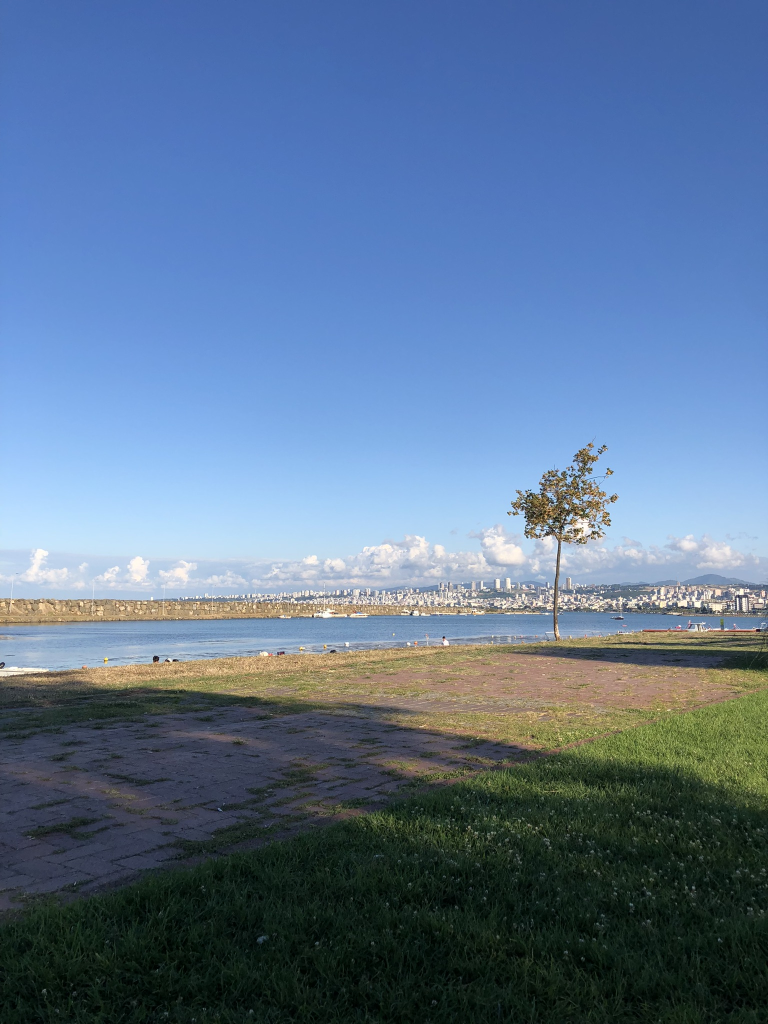
#> input picture cimen.JPEG, 1536 x 2048 px (shown at 1/2 size)
$ python ders6.py
#> lines starting #> are read from the running program, lines starting #| are printed output that depends on the picture
import numpy as np
import cv2

img = cv2.imread("cimen.JPEG")
#> img is the input picture: shape (2048, 1536, 3); mean B, G, R 146.7, 116.6, 92.1
img = cv2.resize(img, (500, 750)) #Boyutlandırma
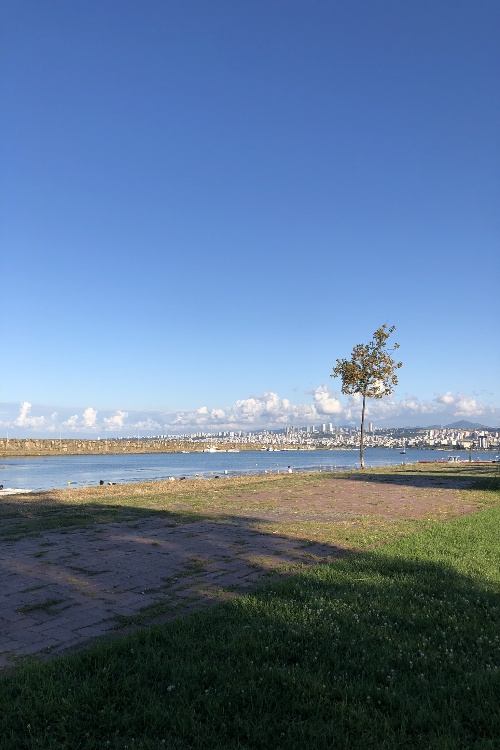
#> img: shape (750, 500, 3); mean B, G, R 146.6, 116.5, 92
cv2.imshow('Orijinal',img)


'''HİSTOGRAM'''
'''
Bir görüntünün histogramı, o görüntü hakkında önemli bilgiler verir.
Bunlar:
• Koyu (Karanlık) bir görüntünün histogram grafiğinin düşük gri seviye bölgesine yığılacağı açıktır.
• Parlak (Açık renk) düzgün bir görüntünün histogram grafiğinin büyük gri seviye bölgesine yığılacağı açıktır.
• Eğer histogram bir bölgeye yığılmış ise ( yani gri seviye ekseninin belirli bir bölgesine) bu görüntünün kontrastı kötüdür denir.
• İyi kontraslı bir resmin histogram grafiği tüm gri seviye değerlerine eşit yayılmış olduğunu açıklar.
'''

'''HİSTOGRAM EŞİTLEME'''


cv2.waitKey(0)

$ run again, with sahil.JPEG copied over cimen.JPEG
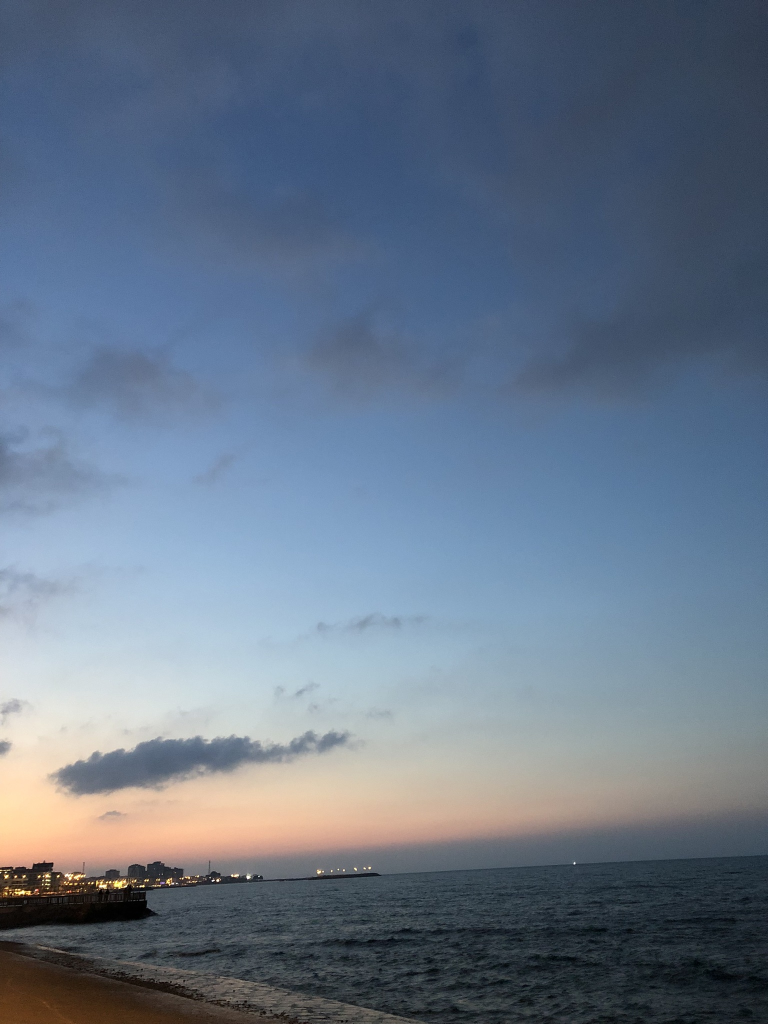
#> input picture sahil.JPEG, 1536 x 2048 px (shown at 1/2 size)
#> img is the input picture: shape (2048, 1536, 3); mean B, G, R 136.5, 117.6, 103
#> `img = cv2.resize(img, (500, 750))`:
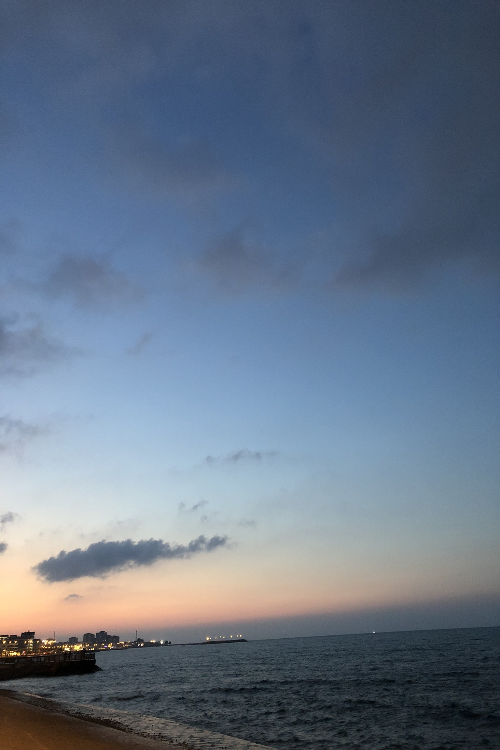
#> img: shape (750, 500, 3); mean B, G, R 136.4, 117.5, 102.9

$ run again, with t-a.JPEG copied over cimen.JPEG
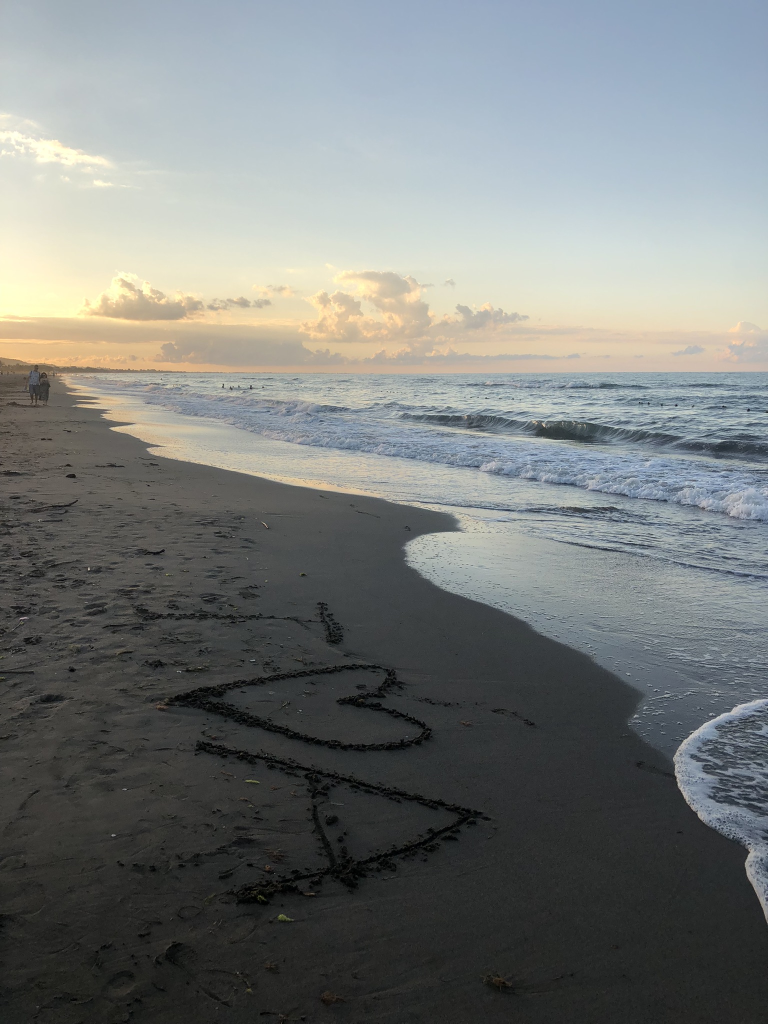
#> input picture t-a.JPEG, 1536 x 2048 px (shown at 1/2 size)
#> img is the input picture: shape (2048, 1536, 3); mean B, G, R 122.4, 123.7, 120.1
#> `img = cv2.resize(img, (500, 750))`:
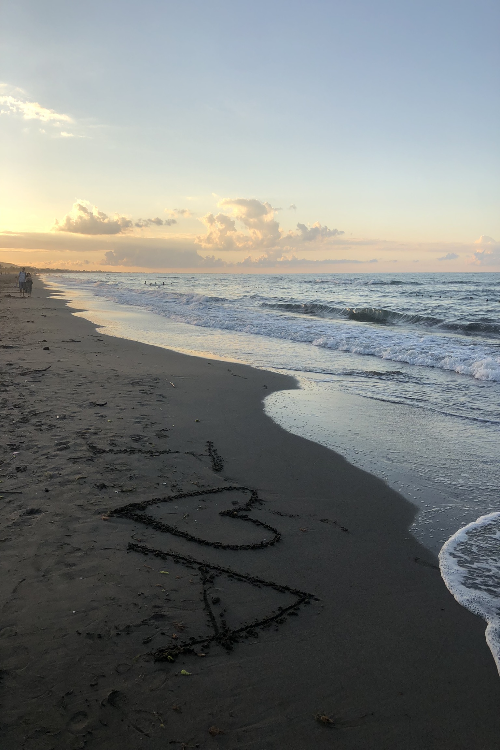
#> img: shape (750, 500, 3); mean B, G, R 122.3, 123.6, 120
